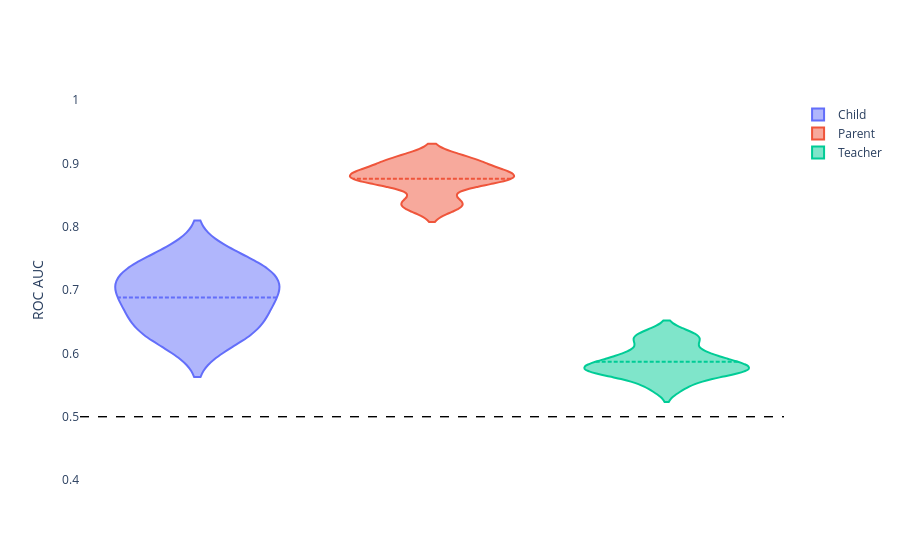

Notebook code for this chart:
### Markdown cell above
## All features - ASD - Parent vs. Child vs. Teacher

### Code cell
df = df_all[df_all['participant_group']=='ASD']
df['new_col'] = df['assessment'] + '-' + df['abbrevs']
df1 = df[(df['target']=='DX_01_Cat_new_binarize')]

df1['new_col'] = df1['new_col'].map({'Child Measures-all': 'Child',
                                                        'Parent Measures-Basic_Demos': 'Demographics',
                                                        'Parent Measures-all': 'Parent',
                                                        'Teacher Measures-all': 'Teacher',
                                                        'all-all': 'Full Model'})

# exclude demos
df1 = df1[~df1['new_col'].isin(['Demographics'])]

visualize.predictive_modeling_group(df=df1, x='new_col', y='roc_auc_score', title='')

### Figure 1 — Plotly figure (JSON) as saved in the notebook; plotly's stock layout.template omitted (floating-point values rounded to 4 significant figures)
{"data": [{"box": {"visible": false}, "meanline": {"visible": true}, "name": "Child", "type": "violin", "x": ["Child", "Child", "Child", "Child", "Child", "Child", "Child", "Child", "Child", "Child"], "y": [0.6506, 0.7087, 0.667, 0.6212, 0.7509, 0.7322, 0.6926, 0.7299, 0.6945, 0.6345]}, {"box": {"visible": false}, "meanline": {"visible": true}, "name": "Parent", "type": "violin", "x": ["Parent", "Parent", "Parent", "Parent", "Parent", "Parent", "Parent", "Parent", "Parent", "Parent"], "y": [0.8754, 0.8921, 0.8805, 0.8805, 0.9055, 0.8375, 0.9062, 0.8672, 0.832, 0.8782]}, {"box": {"visible": false}, "meanline": {"visible": true}, "name": "Teacher", "type": "violin", "x": ["Teacher", "Teacher", "Teacher", "Teacher", "Teacher", "Teacher", "Teacher", "Teacher", "Teacher", "Teacher"], "y": [0.5793, 0.5784, 0.5723, 0.5741, 0.5962, 0.548, 0.5972, 0.627, 0.5709, 0.6239]}], "layout": {"paper_bgcolor": "rgba(0,0,0,0)", "plot_bgcolor": "rgba(0,0,0,0)", "shapes": [{"line": {"color": "black", "dash": "dash", "width": 1}, "type": "line", "x0": 0, "x1": 1, "xref": "x domain", "y0": 0.5, "y1": 0.5, "yref": "y"}, {"line": {"color": "black", "dash": "dash", "width": 1}, "type": "line", "x0": 0, "x1": 1, "xref": "x domain", "y0": 0.5, "y1": 0.5, "yref": "y"}, {"line": {"color": "black", "dash": "dash", "width": 1}, "type": "line", "x0": 0, "x1": 1, "xref": "x domain", "y0": 0.5, "y1": 0.5, "yref": "y"}], "title": {"text": ""}, "violingap": 0, "violinmode": "overlay", "xaxis": {"showticklabels": false}, "yaxis": {"range": [0.4, 1], "title": {"text": "ROC AUC"}}}}
